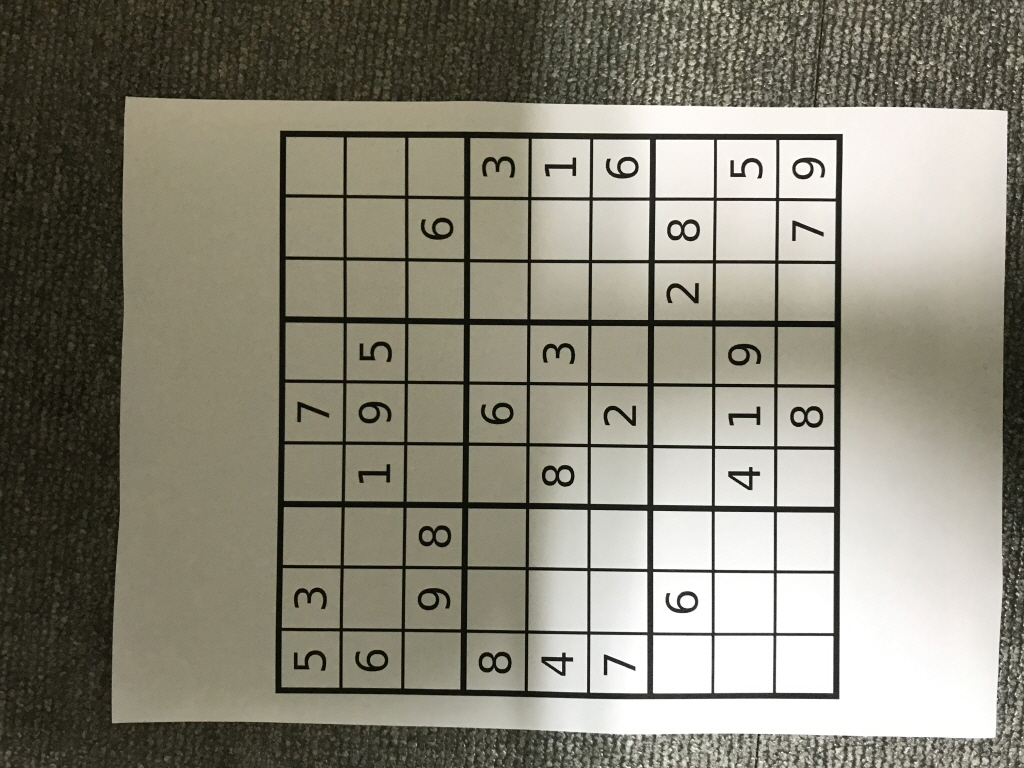
#> input picture sIMG_2168.jpg, 1024 x 768 px
$ jupyter execute chap1.4.14.ipynb
#> lines starting #> are read from the running program, lines starting #| are printed output that depends on the picture
[cell 1]
import cv2
import numpy as np
from matplotlib import pyplot as plt

[cell 2]
def nothing(x):
    pass

[cell 3]
img = cv2.imread('sIMG_2168.jpg')
#> img is the input picture: shape (768, 1024, 3); mean B, G, R 120.1, 134.1, 137.3
gray = cv2.cvtColor(img,cv2.COLOR_BGR2GRAY)
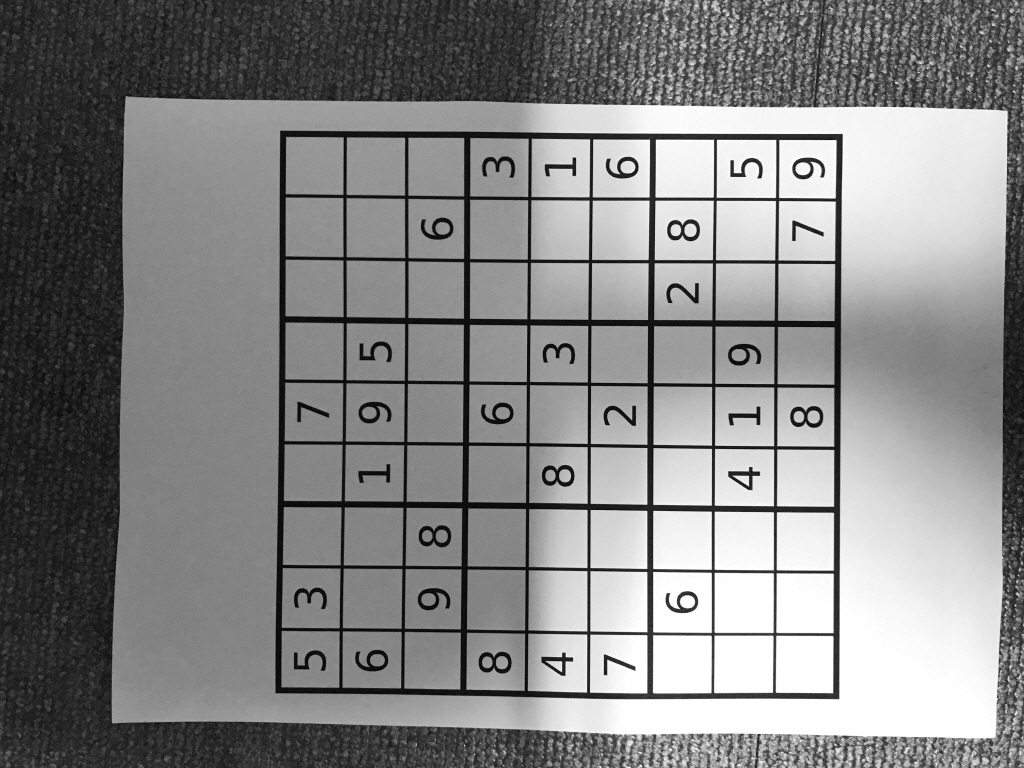
#> gray: shape (768, 1024); min 2, max 255, mean 133.4
edges = cv2.Canny(gray,50,150,apertureSize = 3)
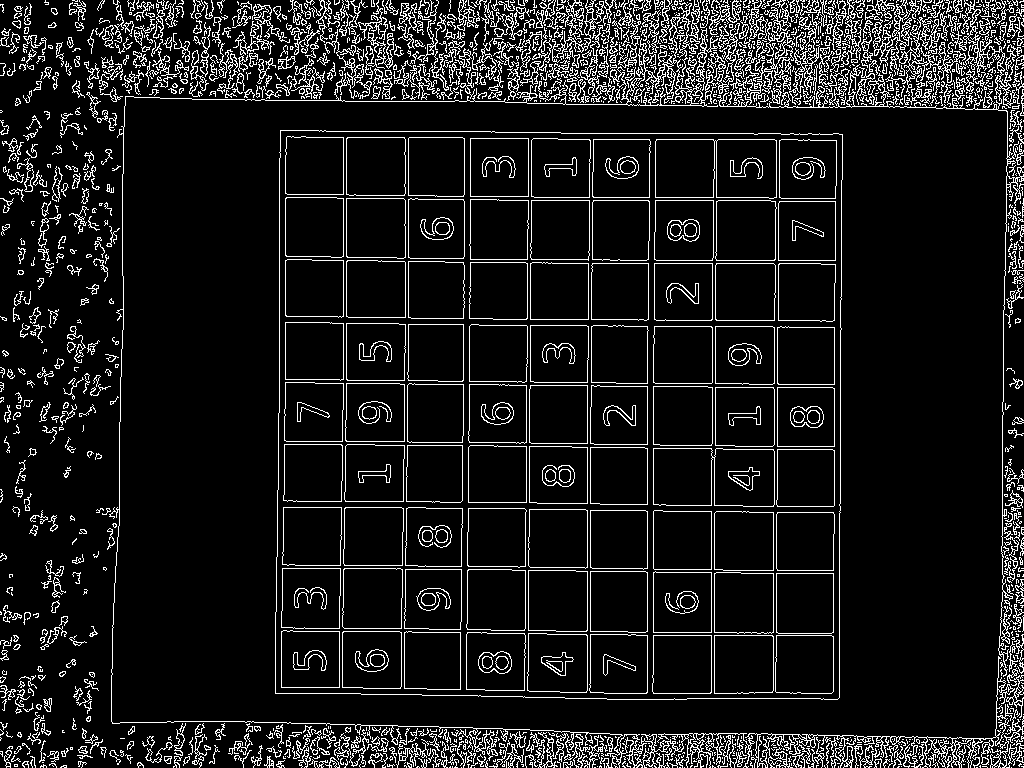
#> edges: shape (768, 1024); 10.3% white in thin lines or dots
minLineLength = 100
maxLineGap = 10
lines = cv2.HoughLinesP(edges,1,np.pi/180,100,minLineLength,maxLineGap)
#> lines = 346 rows, first 6: [647, 383, 647, 331], [750, 90, 760, 90], [1003, 368, 1003, 312], [659, 105, 701, 105], [587, 503, 587, 447], [439, 727, 463, 727]

[cell 4]
lines.shape
#> Out = (346, 1, 4)

[cell 5]
minLineLength = 100
maxLineGap = 10
lineNums=10
# Create a black image, a window
cv2.namedWindow('image')
# create trackbars for color change
cv2.createTrackbar('minLineLength','image',0,500,nothing)
cv2.createTrackbar('maxLineGap','image',0,500,nothing)
cv2.createTrackbar('lineNums','image',0,100,nothing)
cv2.setTrackbarPos('minLineLength','image',minLineLength)
cv2.setTrackbarPos('maxLineGap','image',maxLineGap)
cv2.setTrackbarPos('lineNums','image',lineNums)
while(1):
    cv2.imshow('image',img)
    k = cv2.waitKey(1) & 0xFF
#> (key Esc is pressed here)

$ run again, with dog.jpg copied over sIMG_2168.jpg
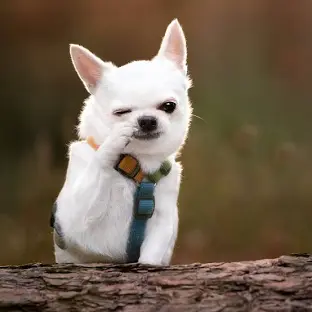
#> input picture dog.jpg, 312 x 312 px
#> img is the input picture: shape (312, 312, 3); mean B, G, R 79.2, 97.3, 113.7
#> `gray = cv2.cvtColor(img,cv2.COLOR_BGR2GRAY)`:
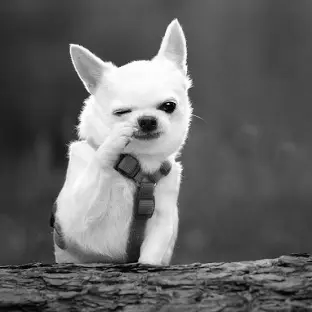
#> gray: shape (312, 312); min 0, max 255, mean 100.1
#> `edges = cv2.Canny(gray,50,150,apertureSize = 3)`:
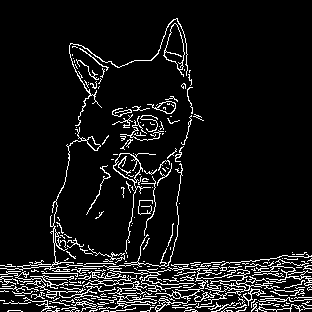
#> edges: shape (312, 312); 8.3% white in thin lines or dots
#> lines = 33 rows, first 6: [265, 259, 276, 258], [44, 273, 77, 273], [83, 266, 102, 266], [78, 268, 96, 268], [109, 268, 121, 268], [188, 289, 199, 289]

$ run again, with dsu2.jpg copied over sIMG_2168.jpg
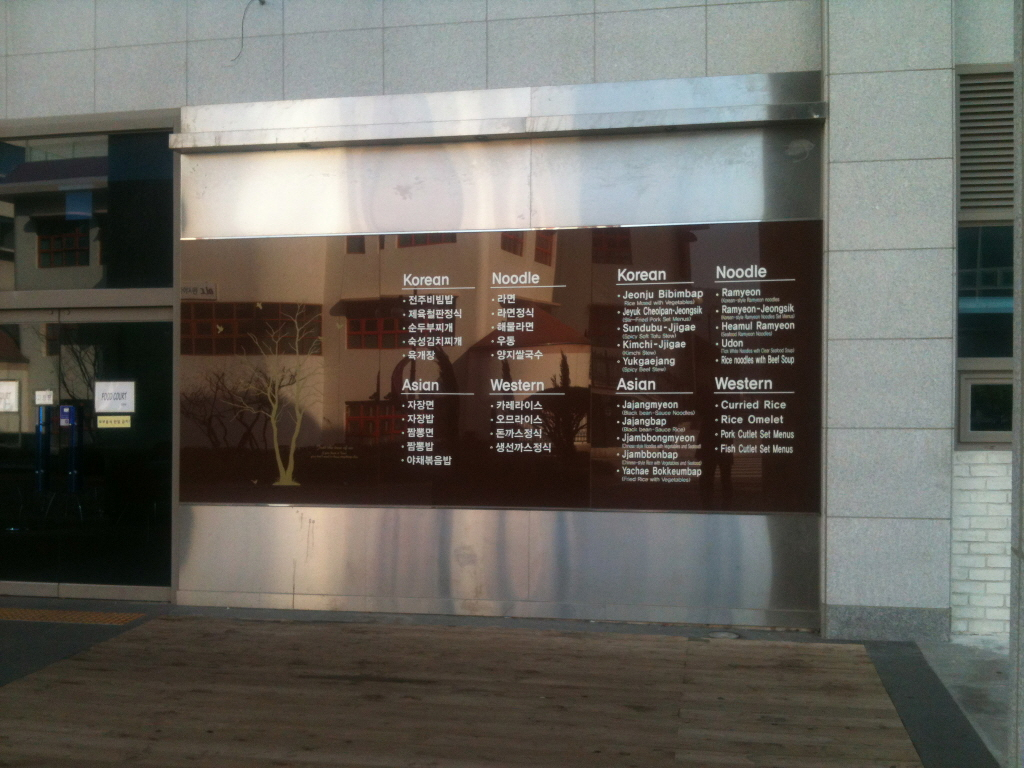
#> input picture dsu2.jpg, 1024 x 768 px
#> img is the input picture: shape (768, 1024, 3); mean B, G, R 93, 99.6, 102.1
#> `gray = cv2.cvtColor(img,cv2.COLOR_BGR2GRAY)`:
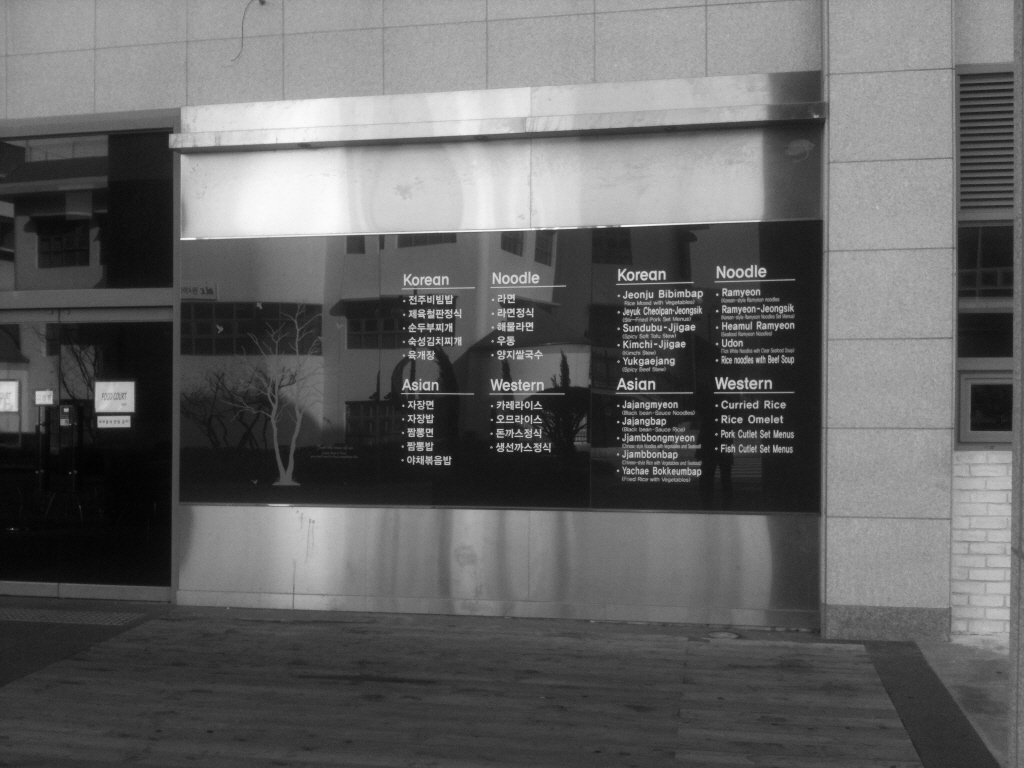
#> gray: shape (768, 1024); min 1, max 253, mean 99.6
#> `edges = cv2.Canny(gray,50,150,apertureSize = 3)`:
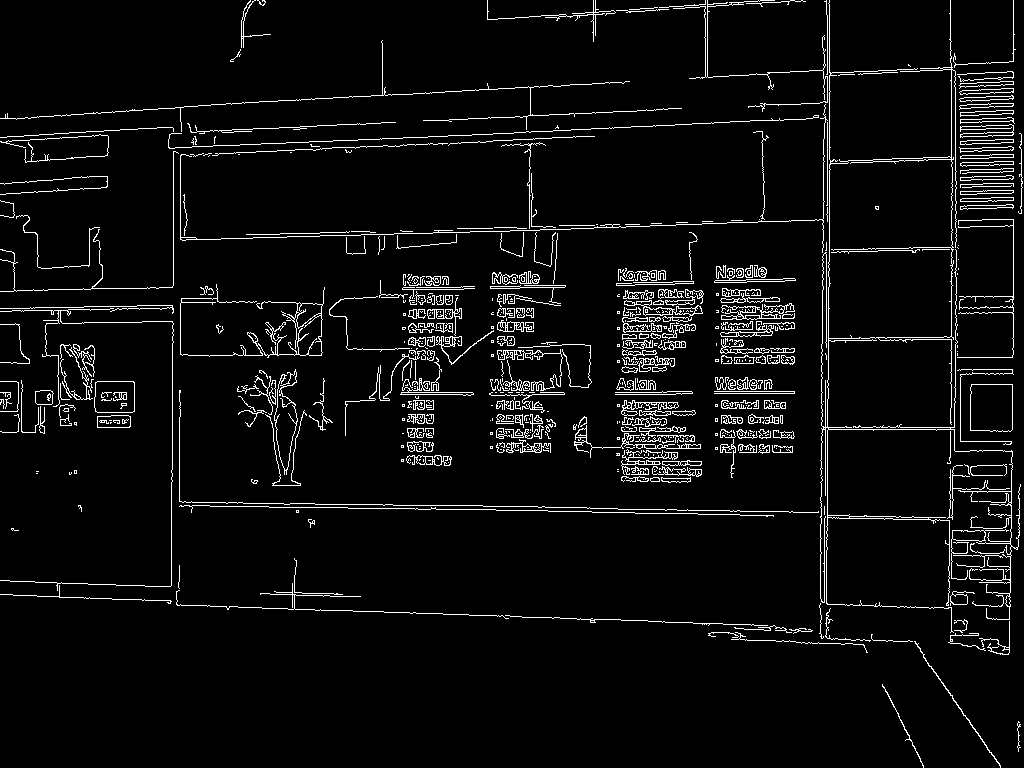
#> edges: shape (768, 1024); 5% white in thin lines or dots
#> lines = 365 rows, first 6: [866, 516, 895, 516], [510, 616, 521, 616], [791, 220, 810, 220], [754, 625, 767, 625], [951, 161, 951, 63], [438, 509, 494, 509]
